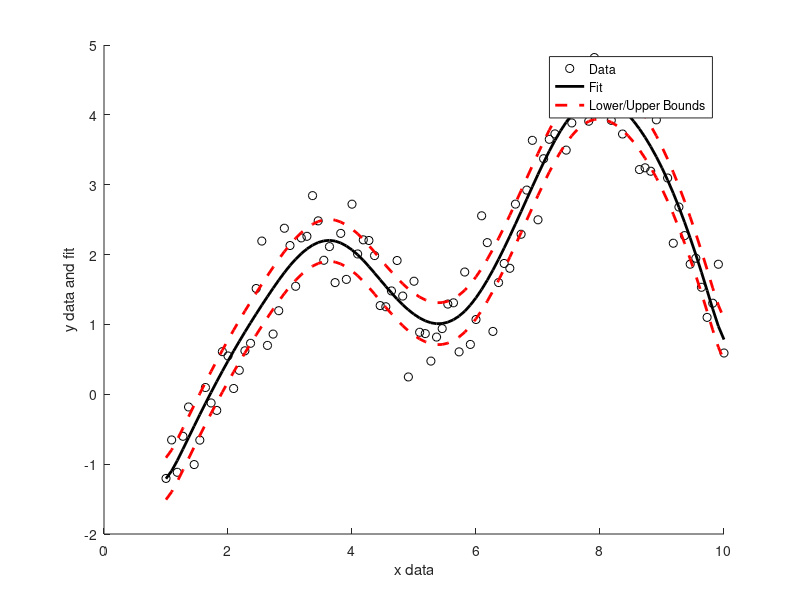

This figure's MATLAB source:
%FITDATA plot the fitdata
%
%   FITDATA plots the fitdata. It loads data from file fitdata.mat and plot it.
%
% By submitting this assignment, I agree to the following:
%  “Aggies do not lie, cheat, or steal, or tolerate those who do”
%  “I have not given or received any unauthorized aid on this assignment”
%
% Name: 		XUCHENG GUO
% Section:      539
% Team:
% Assignment:   ICA 1
% Date:         30 January 2017

data = load('fitdata.mat');

hold on
plot(data.x, data.y, 'ok');
% scatter(data.x, data.y, 'ok');
plot(data.x, data.yfit, 'k', 'LineWidth', 2);
plot(data.x, data.yfit + 0.3, '--r', 'LineWidth', 2);
plot(data.x, data.yfit - 0.3, '--r', 'LineWidth', 2);
hold off

xlabel('x data');
ylabel('y data and fit');

legend('Data', 'Fit', 'Lower/Upper Bounds');
